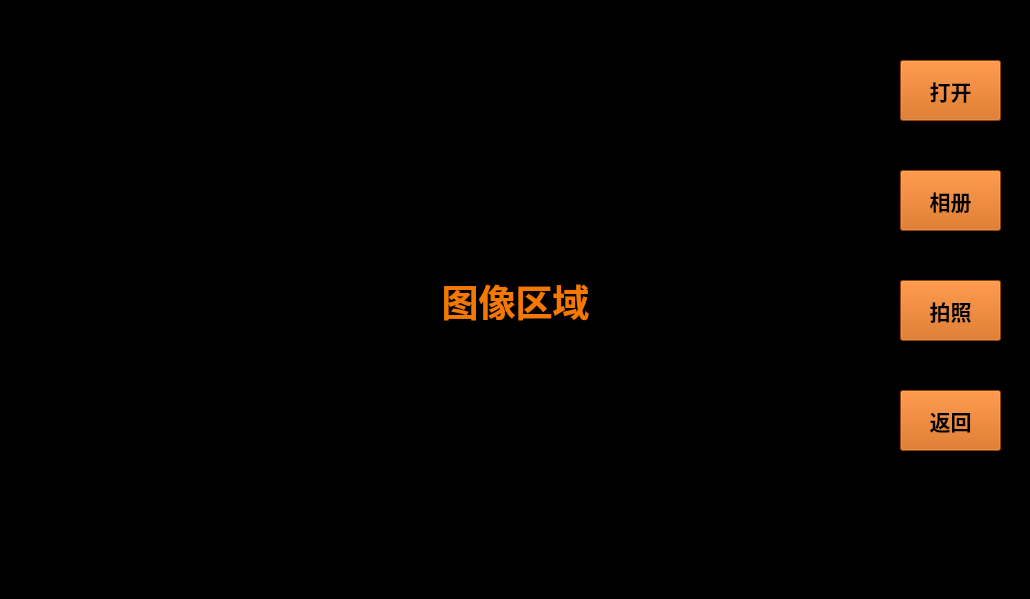
<?xml version="1.0" encoding="UTF-8"?>
<ui version="4.0">
 <class>v4l2</class>
 <widget class="QMainWindow" name="v4l2">
  <property name="enabled">
   <bool>true</bool>
  </property>
  <property name="geometry">
   <rect>
    <x>0</x>
    <y>0</y>
    <width>1030</width>
    <height>599</height>
   </rect>
  </property>
  <property name="font">
   <font>
    <pointsize>13</pointsize>
   </font>
  </property>
  <property name="windowTitle">
   <string>v4l2</string>
  </property>
  <widget class="QWidget" name="centralwidget">
   <widget class="QLabel" name="label">
    <property name="geometry">
     <rect>
      <x>0</x>
      <y>0</y>
      <width>1031</width>
      <height>601</height>
     </rect>
    </property>
    <property name="font">
     <font>
      <pointsize>28</pointsize>
      <weight>75</weight>
      <bold>true</bold>
     </font>
    </property>
    <property name="styleSheet">
     <string notr="true">color: rgb(245, 121, 0);</string>
    </property>
    <property name="text">
     <string>图像区域</string>
    </property>
    <property name="alignment">
     <set>Qt::AlignCenter</set>
    </property>
   </widget>
   <widget class="QPushButton" name="pushButton_take">
    <property name="geometry">
     <rect>
      <x>900</x>
      <y>280</y>
      <width>101</width>
      <height>61</height>
     </rect>
    </property>
    <property name="font">
     <font>
      <pointsize>16</pointsize>
      <weight>75</weight>
      <bold>true</bold>
     </font>
    </property>
    <property name="styleSheet">
     <string notr="true">background-color: rgb(206, 92, 0);</string>
    </property>
    <property name="text">
     <string>拍照</string>
    </property>
   </widget>
   <widget class="QPushButton" name="pushButton_open">
    <property name="geometry">
     <rect>
      <x>900</x>
      <y>60</y>
      <width>101</width>
      <height>61</height>
     </rect>
    </property>
    <property name="font">
     <font>
      <pointsize>16</pointsize>
      <weight>75</weight>
      <bold>true</bold>
     </font>
    </property>
    <property name="styleSheet">
     <string notr="true">background-color: rgb(206, 92, 0);</string>
    </property>
    <property name="text">
     <string>打开</string>
    </property>
   </widget>
   <widget class="QPushButton" name="pushButton_back">
    <property name="geometry">
     <rect>
      <x>900</x>
      <y>390</y>
      <width>101</width>
      <height>61</height>
     </rect>
    </property>
    <property name="font">
     <font>
      <pointsize>16</pointsize>
      <weight>75</weight>
      <bold>true</bold>
     </font>
    </property>
    <property name="styleSheet">
     <string notr="true">background-color: rgb(206, 92, 0);</string>
    </property>
    <property name="text">
     <string>返回</string>
    </property>
   </widget>
   <widget class="QPushButton" name="pushButton_photos">
    <property name="geometry">
     <rect>
      <x>900</x>
      <y>170</y>
      <width>101</width>
      <height>61</height>
     </rect>
    </property>
    <property name="font">
     <font>
      <pointsize>16</pointsize>
      <weight>75</weight>
      <bold>true</bold>
     </font>
    </property>
    <property name="styleSheet">
     <string notr="true">background-color: rgb(206, 92, 0);</string>
    </property>
    <property name="text">
     <string>相册</string>
    </property>
   </widget>
   <widget class="QLabel" name="label_2">
    <property name="geometry">
     <rect>
      <x>-10</x>
      <y>0</y>
      <width>1041</width>
      <height>601</height>
     </rect>
    </property>
    <property name="styleSheet">
     <string notr="true">background-color: rgb(0, 0, 0);</string>
    </property>
    <property name="text">
     <string/>
    </property>
   </widget>
   <zorder>label_2</zorder>
   <zorder>label</zorder>
   <zorder>pushButton_take</zorder>
   <zorder>pushButton_open</zorder>
   <zorder>pushButton_back</zorder>
   <zorder>pushButton_photos</zorder>
  </widget>
 </widget>
 <resources/>
 <connections/>
</ui>
